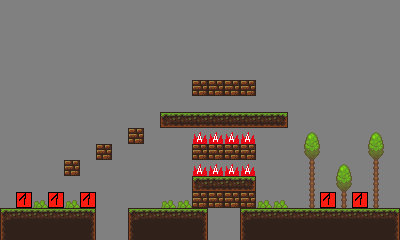

Below is a game level as drawn by its tile map, then a one-line description and the .tmx file that defines it, in full:
An orthogonal 25x15 tile map with 16x16 px tiles, 1 tile layer (Kachelebene 1), 2 tilesets.

<map version="1.0" orientation="orthogonal" renderorder="right-down" width="25" height="15" tilewidth="16" tileheight="16" backgroundcolor="#808080">
 <tileset firstgid="1" source="tiles.tsx" />
 <tileset firstgid="177" source="tiles.tsx" />
 <layer name="Kachelebene 1" width="25" height="15">
  <data>
   <tile gid="0" />
   <tile gid="0" />
   <tile gid="0" />
   <tile gid="0" />
   <tile gid="0" />
   <tile gid="0" />
   <tile gid="0" />
   <tile gid="0" />
   <tile gid="0" />
   <tile gid="0" />
   <tile gid="0" />
   <tile gid="0" />
   <tile gid="0" />
   <tile gid="0" />
   <tile gid="0" />
   <tile gid="0" />
   <tile gid="0" />
   <tile gid="0" />
   <tile gid="0" />
   <tile gid="0" />
   <tile gid="0" />
   <tile gid="0" />
   <tile gid="0" />
   <tile gid="0" />
   <tile gid="0" />
   <tile gid="0" />
   <tile gid="0" />
   <tile gid="0" />
   <tile gid="0" />
   <tile gid="0" />
   <tile gid="0" />
   <tile gid="0" />
   <tile gid="0" />
   <tile gid="0" />
   <tile gid="0" />
   <tile gid="0" />
   <tile gid="0" />
   <tile gid="0" />
   <tile gid="0" />
   <tile gid="0" />
   <tile gid="0" />
   <tile gid="0" />
   <tile gid="0" />
   <tile gid="0" />
   <tile gid="0" />
   <tile gid="0" />
   <tile gid="0" />
   <tile gid="0" />
   <tile gid="0" />
   <tile gid="0" />
   <tile gid="0" />
   <tile gid="0" />
   <tile gid="0" />
   <tile gid="0" />
   <tile gid="0" />
   <tile gid="0" />
   <tile gid="0" />
   <tile gid="0" />
   <tile gid="0" />
   <tile gid="0" />
   <tile gid="0" />
   <tile gid="0" />
   <tile gid="0" />
   <tile gid="0" />
   <tile gid="0" />
   <tile gid="0" />
   <tile gid="0" />
   <tile gid="0" />
   <tile gid="0" />
   <tile gid="0" />
   <tile gid="0" />
   <tile gid="0" />
   <tile gid="0" />
   <tile gid="0" />
   <tile gid="0" />
   <tile gid="0" />
   <tile gid="0" />
   <tile gid="0" />
   <tile gid="0" />
   <tile gid="0" />
   <tile gid="0" />
   <tile gid="0" />
   <tile gid="0" />
   <tile gid="0" />
   <tile gid="0" />
   <tile gid="0" />
   <tile gid="0" />
   <tile gid="0" />
   <tile gid="0" />
   <tile gid="0" />
   <tile gid="0" />
   <tile gid="0" />
   <tile gid="0" />
   <tile gid="0" />
   <tile gid="0" />
   <tile gid="0" />
   <tile gid="0" />
   <tile gid="0" />
   <tile gid="0" />
   <tile gid="0" />
   <tile gid="0" />
   <tile gid="0" />
   <tile gid="0" />
   <tile gid="0" />
   <tile gid="0" />
   <tile gid="0" />
   <tile gid="0" />
   <tile gid="0" />
   <tile gid="0" />
   <tile gid="0" />
   <tile gid="0" />
   <tile gid="0" />
   <tile gid="0" />
   <tile gid="0" />
   <tile gid="0" />
   <tile gid="0" />
   <tile gid="0" />
   <tile gid="0" />
   <tile gid="0" />
   <tile gid="0" />
   <tile gid="0" />
   <tile gid="0" />
   <tile gid="0" />
   <tile gid="0" />
   <tile gid="0" />
   <tile gid="0" />
   <tile gid="0" />
   <tile gid="0" />
   <tile gid="0" />
   <tile gid="0" />
   <tile gid="0" />
   <tile gid="0" />
   <tile gid="0" />
   <tile gid="0" />
   <tile gid="0" />
   <tile gid="0" />
   <tile gid="0" />
   <tile gid="67" />
   <tile gid="67" />
   <tile gid="67" />
   <tile gid="67" />
   <tile gid="0" />
   <tile gid="0" />
   <tile gid="0" />
   <tile gid="0" />
   <tile gid="0" />
   <tile gid="0" />
   <tile gid="0" />
   <tile gid="0" />
   <tile gid="0" />
   <tile gid="0" />
   <tile gid="0" />
   <tile gid="0" />
   <tile gid="0" />
   <tile gid="0" />
   <tile gid="0" />
   <tile gid="0" />
   <tile gid="0" />
   <tile gid="0" />
   <tile gid="0" />
   <tile gid="0" />
   <tile gid="0" />
   <tile gid="0" />
   <tile gid="0" />
   <tile gid="0" />
   <tile gid="0" />
   <tile gid="0" />
   <tile gid="0" />
   <tile gid="0" />
   <tile gid="0" />
   <tile gid="0" />
   <tile gid="0" />
   <tile gid="0" />
   <tile gid="0" />
   <tile gid="0" />
   <tile gid="0" />
   <tile gid="0" />
   <tile gid="0" />
   <tile gid="0" />
   <tile gid="0" />
   <tile gid="0" />
   <tile gid="0" />
   <tile gid="0" />
   <tile gid="0" />
   <tile gid="0" />
   <tile gid="2" />
   <tile gid="3" />
   <tile gid="3" />
   <tile gid="3" />
   <tile gid="3" />
   <tile gid="3" />
   <tile gid="3" />
   <tile gid="4" />
   <tile gid="0" />
   <tile gid="0" />
   <tile gid="0" />
   <tile gid="0" />
   <tile gid="0" />
   <tile gid="0" />
   <tile gid="0" />
   <tile gid="0" />
   <tile gid="0" />
   <tile gid="0" />
   <tile gid="0" />
   <tile gid="0" />
   <tile gid="0" />
   <tile gid="0" />
   <tile gid="0" />
   <tile gid="67" />
   <tile gid="0" />
   <tile gid="0" />
   <tile gid="0" />
   <tile gid="70" />
   <tile gid="70" />
   <tile gid="70" />
   <tile gid="70" />
   <tile gid="0" />
   <tile gid="0" />
   <tile gid="0" />
   <tile gid="113" />
   <tile gid="0" />
   <tile gid="0" />
   <tile gid="0" />
   <tile gid="113" />
   <tile gid="0" />
   <tile gid="0" />
   <tile gid="0" />
   <tile gid="0" />
   <tile gid="0" />
   <tile gid="0" />
   <tile gid="0" />
   <tile gid="67" />
   <tile gid="0" />
   <tile gid="0" />
   <tile gid="0" />
   <tile gid="0" />
   <tile gid="0" />
   <tile gid="67" />
   <tile gid="67" />
   <tile gid="67" />
   <tile gid="67" />
   <tile gid="0" />
   <tile gid="0" />
   <tile gid="0" />
   <tile gid="129" />
   <tile gid="0" />
   <tile gid="0" />
   <tile gid="0" />
   <tile gid="129" />
   <tile gid="0" />
   <tile gid="0" />
   <tile gid="0" />
   <tile gid="0" />
   <tile gid="0" />
   <tile gid="67" />
   <tile gid="0" />
   <tile gid="0" />
   <tile gid="0" />
   <tile gid="0" />
   <tile gid="0" />
   <tile gid="0" />
   <tile gid="0" />
   <tile gid="70" />
   <tile gid="70" />
   <tile gid="70" />
   <tile gid="70" />
   <tile gid="0" />
   <tile gid="0" />
   <tile gid="0" />
   <tile gid="145" />
   <tile gid="0" />
   <tile gid="113" />
   <tile gid="0" />
   <tile gid="145" />
   <tile gid="0" />
   <tile gid="0" />
   <tile gid="0" />
   <tile gid="0" />
   <tile gid="0" />
   <tile gid="0" />
   <tile gid="0" />
   <tile gid="0" />
   <tile gid="0" />
   <tile gid="0" />
   <tile gid="0" />
   <tile gid="0" />
   <tile gid="0" />
   <tile gid="2" />
   <tile gid="3" />
   <tile gid="3" />
   <tile gid="4" />
   <tile gid="0" />
   <tile gid="0" />
   <tile gid="0" />
   <tile gid="145" />
   <tile gid="0" />
   <tile gid="129" />
   <tile gid="0" />
   <tile gid="145" />
   <tile gid="0" />
   <tile gid="0" />
   <tile gid="69" />
   <tile gid="97" />
   <tile gid="69" />
   <tile gid="97" />
   <tile gid="69" />
   <tile gid="0" />
   <tile gid="0" />
   <tile gid="0" />
   <tile gid="0" />
   <tile gid="97" />
   <tile gid="97" />
   <tile gid="67" />
   <tile gid="67" />
   <tile gid="67" />
   <tile gid="67" />
   <tile gid="97" />
   <tile gid="97" />
   <tile gid="0" />
   <tile gid="145" />
   <tile gid="69" />
   <tile gid="145" />
   <tile gid="69" />
   <tile gid="145" />
   <tile gid="0" />
   <tile gid="18" />
   <tile gid="19" />
   <tile gid="19" />
   <tile gid="19" />
   <tile gid="19" />
   <tile gid="20" />
   <tile gid="0" />
   <tile gid="0" />
   <tile gid="18" />
   <tile gid="19" />
   <tile gid="19" />
   <tile gid="19" />
   <tile gid="20" />
   <tile gid="0" />
   <tile gid="0" />
   <tile gid="18" />
   <tile gid="19" />
   <tile gid="19" />
   <tile gid="19" />
   <tile gid="19" />
   <tile gid="19" />
   <tile gid="19" />
   <tile gid="19" />
   <tile gid="19" />
   <tile gid="20" />
   <tile gid="34" />
   <tile gid="35" />
   <tile gid="35" />
   <tile gid="35" />
   <tile gid="35" />
   <tile gid="36" />
   <tile gid="0" />
   <tile gid="0" />
   <tile gid="34" />
   <tile gid="35" />
   <tile gid="35" />
   <tile gid="35" />
   <tile gid="36" />
   <tile gid="0" />
   <tile gid="0" />
   <tile gid="34" />
   <tile gid="35" />
   <tile gid="35" />
   <tile gid="35" />
   <tile gid="35" />
   <tile gid="35" />
   <tile gid="35" />
   <tile gid="35" />
   <tile gid="35" />
   <tile gid="36" />
  </data>
 </layer>
</map>
